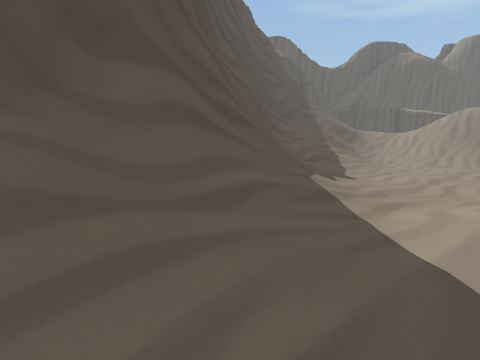
view 1 (above)

22 first-person views from a walk through a Unity game level. The camera is 1.3 m above the floor, tilts 6° down and sees 75° across. The floor is counted in squares, 2 m on a side. Each view is taken from the middle of a square. On the plan, view 1 faces up. The plan holds only what a view shows up to about 10 squares ahead; the rest is blank. The place goes on beyond the plan. Some animated figures are not drawn.

view 2
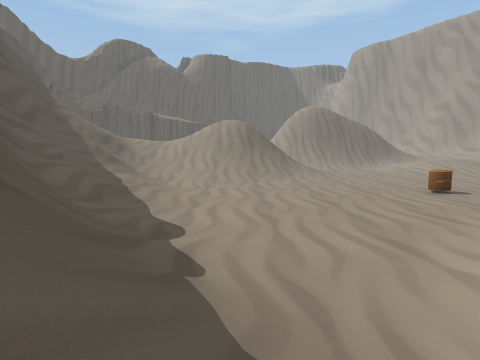

view 3
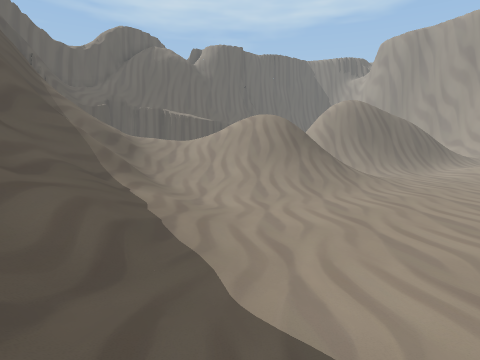

view 4
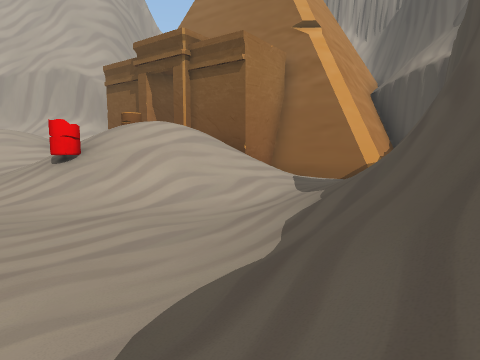

view 5
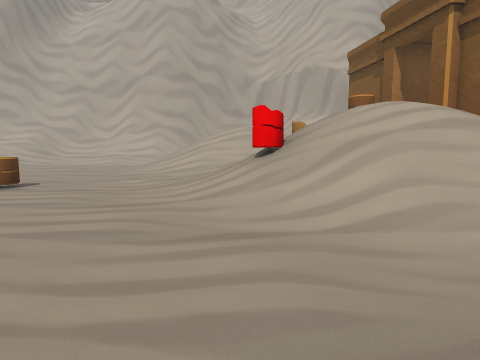

view 6
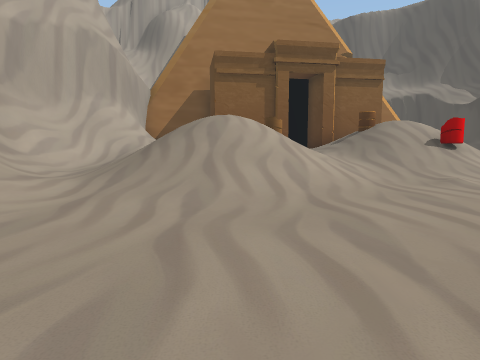

view 7
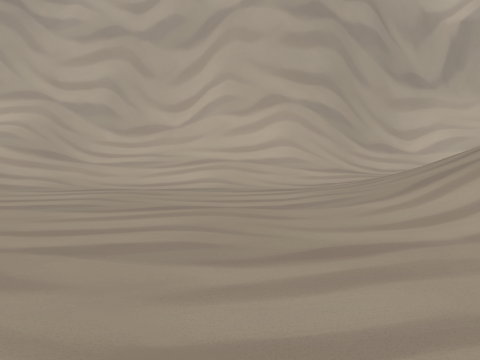

view 8
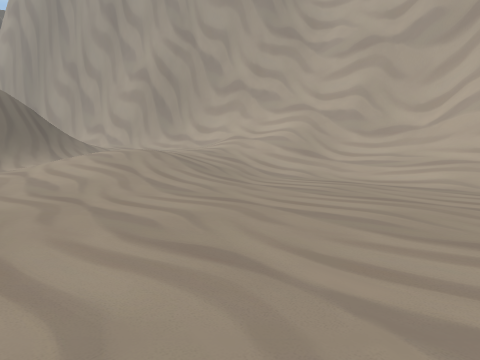

view 9
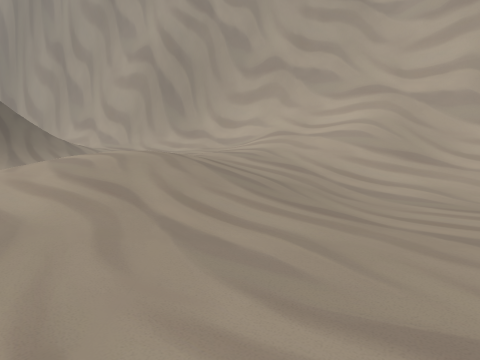

view 10
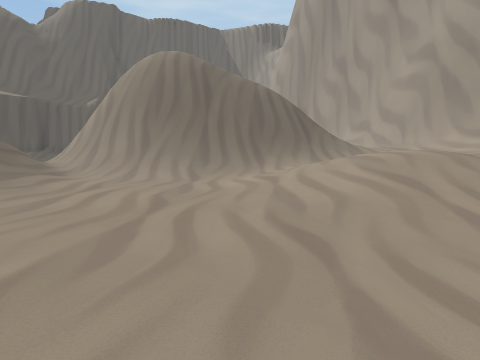

view 11
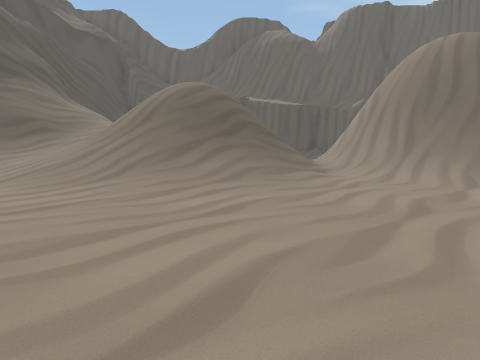

view 12
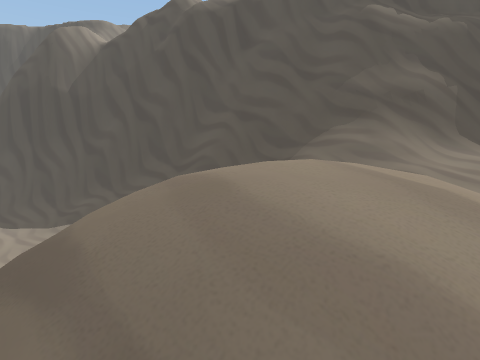

view 13
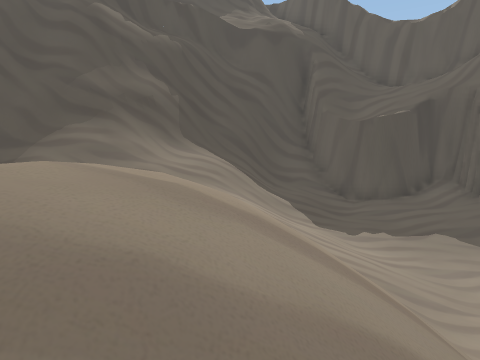

view 14
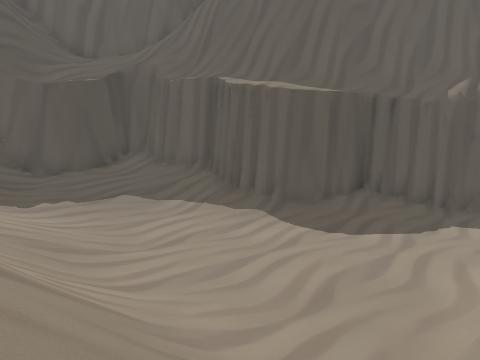

view 15
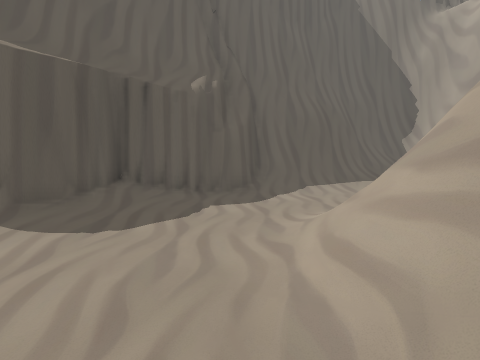

view 16
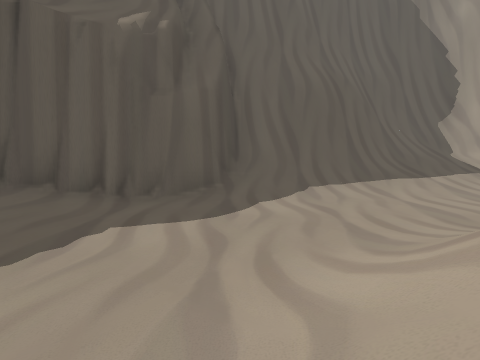

view 17
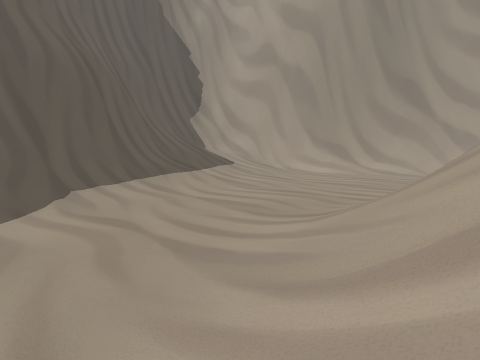

view 18
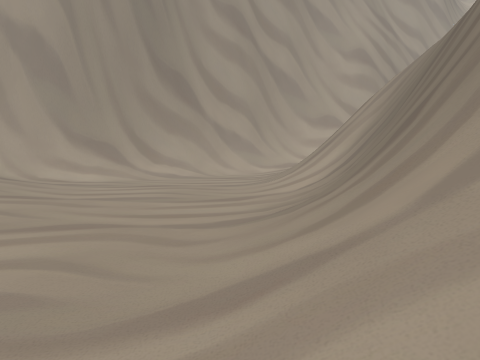

view 19
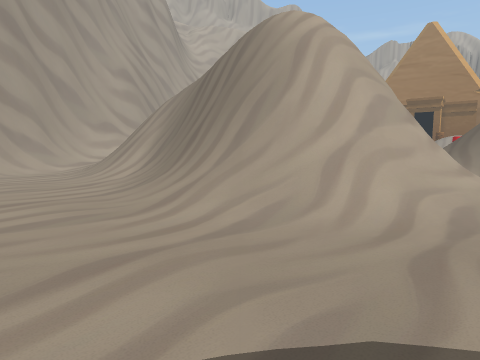

view 20
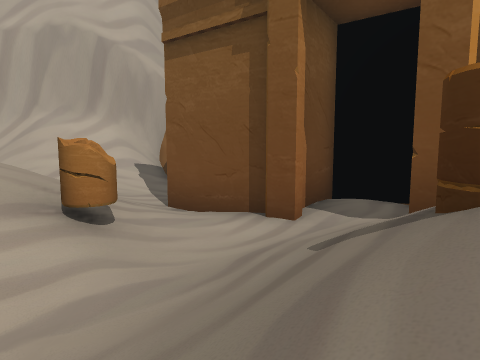

view 21
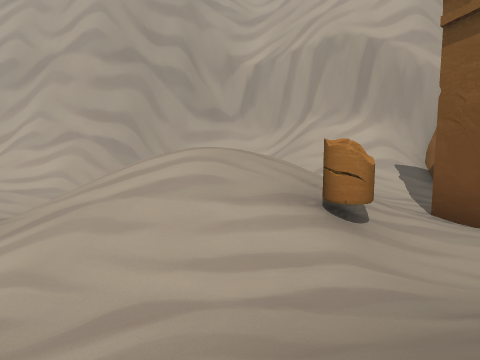

view 22
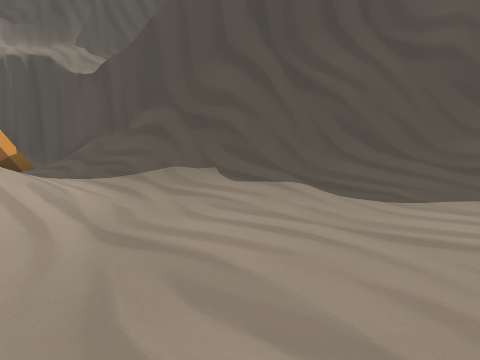

### Floor plan
Key: @ floor where view 1 was taken; # wall or solid block; . main floor; : floor 0.25 m higher than the main floor; + floor 0.5 m higher than the main floor; * floor 0.75 m higher than the main floor; % floor 1 m higher than the main floor; & floor 1.25 m higher than the main floor; $ floor 2.75 m higher than the main floor; / step, stairs or slope; = window, fence, low wall or low ledge; v drop or lower ground; O other object.
Columns run from 3 left of view 1 to 28 right of it. Each row starts with its distance up from view 1.
 26             ###
 25            ##/###
 24          ###////#
 23           /&&///###########
 22         #//////::/::...//######
 21        ##///+:.........../////##
 20        #//////............:////#
 19        #///////.............:/##
 18       ##//   ///.../////...../#
 17       #///    ///./####/.....##
 16       #//     ////###v##/....#
 15      ##////   ////##//v#//...#
 14      #= ///  /////##v//#///.##
 13      #///+/////////##////=//#
 12     ##///.///////.//##// = /#
 11     #///...//////..//##//  ##
 10     #///.....::.....///// /#
  9    ##//.............:++//&##
  8    ##/.............//    /#
  7    #//.............+%%  *##
  6    #/..............+*%*%/##
  5    #/.......O......:/*%/##
  4   ##/................///##
  3  ##//.////...........//##
  2  #//:///O//.........///##
  1 ##/.///////:///:...///##
  0 #/.@/// O/*/////..///##
 -1 ###.    //*/////://###
 -2 #######//*/O/$//:/##
 -3       ###*///  /./#
 -4       ####//  /+/##
 -5        ####* &///#
 -6            /////##
 -7            /=####
 -8            ###

Where each view was taken, in squares from view 1:
view 1: 0 up, 0 right, facing up
view 2: 3 up, 0 right, facing up-right
view 3: 6 up, 1 right, facing up-right
view 4: 8 up, 2 right, facing down
view 5: 6 up, 2 right, facing down-right
view 6: 4 up, 15 right, facing down-left
view 7: 4 up, 11 right, facing down-right
view 8: 4 up, 10 right, facing right
view 9: 5 up, 13 right, facing right
view 10: 5 up, 12 right, facing up-right
view 11: 5 up, 12 right, facing up
view 12: 14 up, 12 right, facing left
view 13: 14 up, 12 right, facing up-left
view 14: 15 up, 13 right, facing up
view 15: 16 up, 13 right, facing up-right
view 16: 18 up, 16 right, facing up-right
view 17: 19 up, 17 right, facing right
view 18: 19 up, 19 right, facing down-right
view 19: 22 up, 19 right, facing down
view 20: 1 up, 6 right, facing down
view 21: 1 up, 6 right, facing down-right
view 22: 5 up, 6 right, facing left
